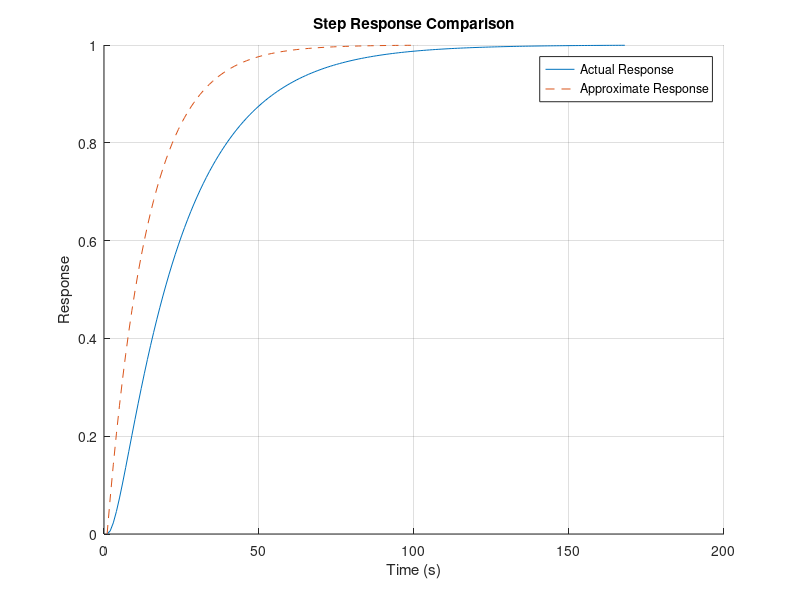

Reproduce this figure in MATLAB.
zeta = 1.5;

p1 = zeta + sqrt(zeta^2 - 1)
p2 = zeta - sqrt(zeta^2 - 1)

if abs(p1) < abs(p2)
    pmin = p1
else
    pmin = p2
end

actual = tf([p1*p2],[1, p1+p2, p1*p2])
approx = tf([pmin], [1, pmin])

hold on
plot(step(actual))
plot(step(approx),'--')
legend('Actual Response', 'Approximate Response');
title('Step Response Comparison');
xlabel('Time (s)');
ylabel('Response');
grid on;
